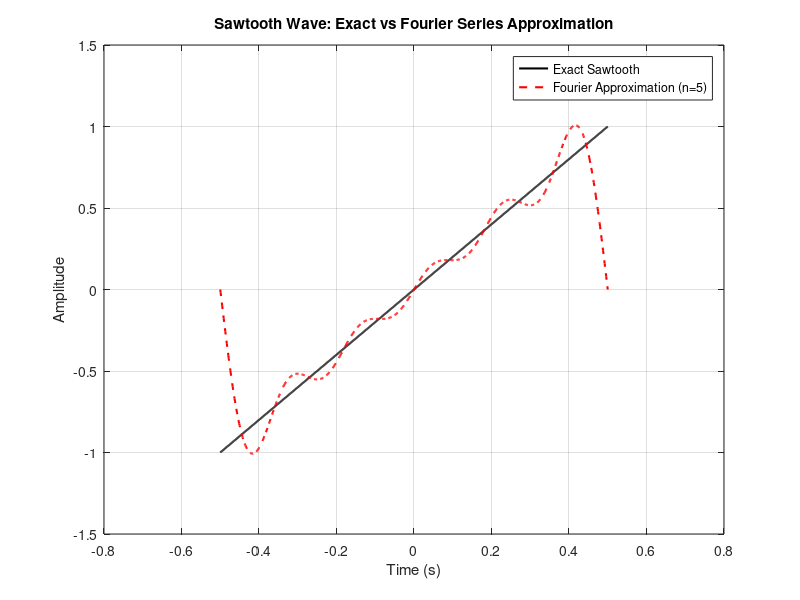

Reproduce this figure in MATLAB.
% Part B: Sawtooth Wave Synthesis
clear; close all; clc;

T = 1;                          % Period (seconds)
t = -T/2:0.001:T/2;             % Time vector
N = 1:5;                        % Harmonics up to n=5

% Exact sawtooth wave
f_exact = 2*(t/T);

% Fourier series approximation
f_fourier = zeros(size(t));
for n = N
    Bn = (-2*(-1)^n)/(n*pi);
    f_fourier = f_fourier + Bn * sin(2*pi*n*t/T);
end

% Plotting
figure;
plot(t, f_exact, 'k-', 'LineWidth', 1.5, 'DisplayName', 'Exact Sawtooth');
hold on;
plot(t, f_fourier, 'r--', 'LineWidth', 1.5, 'DisplayName', 'Fourier Approximation (n=5)');
grid on;
xlabel('Time (s)');
ylabel('Amplitude');
title('Sawtooth Wave: Exact vs Fourier Series Approximation');
legend('Location', 'best');
